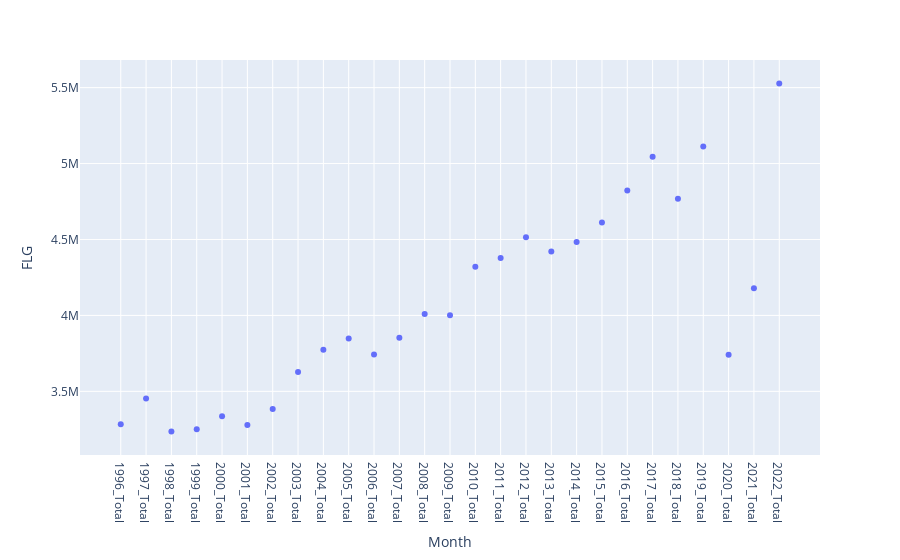

Source (notebook cell):
### Markdown cell above
### FLG

### Code cell
import plotly.express as px

x = df_row.index
fig = px.scatter(df_row[['FLG']], x=x, y="FLG")
fig.show()
#looking at the specific column and visualising the annual breakdown

### Figure 1 — Plotly figure (JSON) as saved in the notebook; plotly's stock layout.template omitted (floating-point values rounded to 4 significant figures)
{"data": [{"hovertemplate": "Month=%{x}<br>FLG=%{y}<extra></extra>", "legendgroup": "", "marker": {"color": "#636efa", "symbol": "circle"}, "mode": "markers", "name": "", "orientation": "v", "showlegend": false, "type": "scatter", "x": ["1996_Total", "1997_Total", "1998_Total", "1999_Total", "2000_Total", "2001_Total", "2002_Total", "2003_Total", "2004_Total", "2005_Total", "2006_Total", "2007_Total", "2008_Total", "2009_Total", "2010_Total", "2011_Total", "2012_Total", "2013_Total", "2014_Total", "2015_Total", "2016_Total", "2017_Total", "2018_Total", "2019_Total", "2020_Total", "2021_Total", "2022_Total"], "xaxis": "x", "y": [3282620, 3452392, 3235630, 3250707, 3335686, 3278570, 3384416, 3627777, 3773275, 3848481, 3742330, 3852354, 4010019, 4000746, 4320586, 4378128, 4515501, 4421454, 4483178, 4611402, 4822618, 5045619, 4768014, 5112740, 3740259, 4178926, 5527206], "yaxis": "y"}], "layout": {"legend": {"tracegroupgap": 0}, "margin": {"t": 60}, "xaxis": {"anchor": "y", "domain": [0, 1], "title": {"text": "Month"}}, "yaxis": {"anchor": "x", "domain": [0, 1], "title": {"text": "FLG"}}}}
